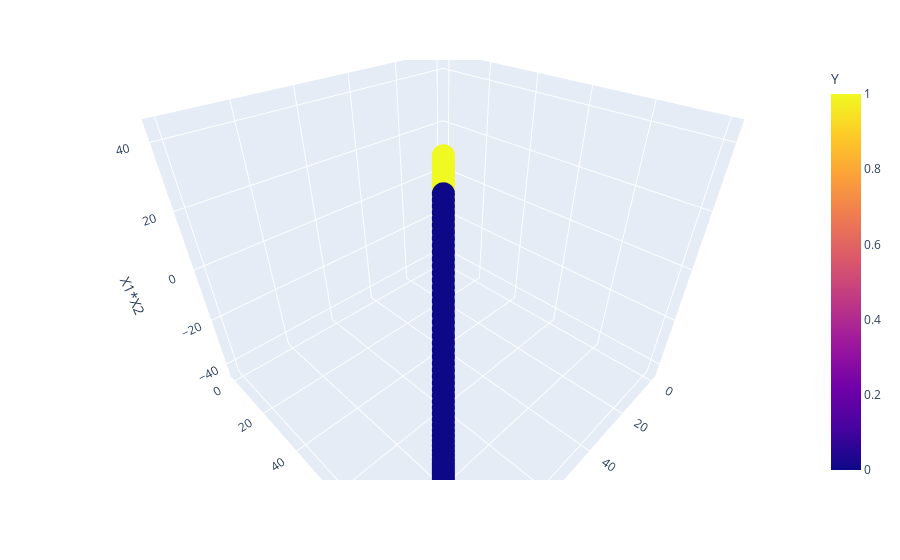

Here is the notebook cell this chart was saved with:
### Code cell
fig = px.scatter_3d(df, x='X1_Square', y='X1_Square', z='X1*X2',
              color='Y')
fig.show()

### Figure 1 — Plotly figure (JSON) as saved in the notebook; plotly's stock layout.template omitted (floating-point values rounded to 4 significant figures; data arrays with more than 128 entries replaced by an {"elided": "..."} marker saying what was removed)
{"data": [{"hovertemplate": "X1_Square=%{y}<br>X1*X2=%{z}<br>Y=%{marker.color}<extra></extra>", "legendgroup": "", "marker": {"color": {"elided": "400 int values"}, "coloraxis": "coloraxis", "symbol": "circle"}, "mode": "markers", "name": "", "scene": "scene", "showlegend": false, "type": "scatter3d", "x": {"elided": "400 float values"}, "y": {"elided": "400 float values"}, "z": {"elided": "400 float values"}}], "layout": {"autosize": true, "coloraxis": {"colorbar": {"title": {"text": "Y"}}, "colorscale": [[0, "#0d0887"], [0.1111, "#46039f"], [0.2222, "#7201a8"], [0.3333, "#9c179e"], [0.4444, "#bd3786"], [0.5556, "#d8576b"], [0.6667, "#ed7953"], [0.7778, "#fb9f3a"], [0.8889, "#fdca26"], [1, "#f0f921"]]}, "legend": {"tracegroupgap": 0}, "margin": {"t": 60}, "scene": {"aspectmode": "auto", "aspectratio": {"x": 1.049, "y": 1.049, "z": 0.9086}, "camera": {"center": {"x": 0, "y": 0, "z": 0}, "eye": {"x": 0.8719, "y": 0.8719, "z": 0.8719}, "projection": {"type": "perspective"}, "up": {"x": 0, "y": 0, "z": 1}}, "domain": {"x": [0, 1], "y": [0, 1]}, "xaxis": {"title": {"text": "X1_Square"}, "type": "linear"}, "yaxis": {"title": {"text": "X1_Square"}, "type": "linear"}, "zaxis": {"title": {"text": "X1*X2"}, "type": "linear"}}}}
